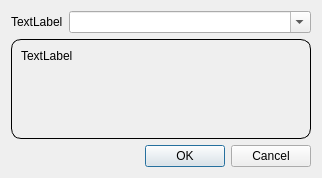
<?xml version="1.0" encoding="UTF-8"?>
<ui version="4.0">
 <class>Dialog</class>
 <widget class="QDialog" name="Dialog">
  <property name="geometry">
   <rect>
    <x>0</x>
    <y>0</y>
    <width>318</width>
    <height>175</height>
   </rect>
  </property>
  <property name="windowTitle">
   <string>Insert new tag</string>
  </property>
  <layout class="QGridLayout" name="gridLayout" columnstretch="0,1">
   <item row="0" column="0">
    <widget class="QLabel" name="label">
     <property name="text">
      <string>TextLabel</string>
     </property>
    </widget>
   </item>
   <item row="0" column="1">
    <widget class="QComboBox" name="combo">
     <property name="editable">
      <bool>true</bool>
     </property>
    </widget>
   </item>
   <item row="1" column="0" colspan="2">
    <widget class="QLabel" name="text">
     <property name="minimumSize">
      <size>
       <width>300</width>
       <height>100</height>
      </size>
     </property>
     <property name="styleSheet">
      <string notr="true">border-style:outset;border-width:1px;border-radius:10px;padding:6px;</string>
     </property>
     <property name="text">
      <string>TextLabel</string>
     </property>
     <property name="alignment">
      <set>Qt::AlignLeading|Qt::AlignLeft|Qt::AlignTop</set>
     </property>
     <property name="wordWrap">
      <bool>true</bool>
     </property>
    </widget>
   </item>
   <item row="2" column="0" colspan="2">
    <widget class="QDialogButtonBox" name="buttons">
     <property name="orientation">
      <enum>Qt::Horizontal</enum>
     </property>
     <property name="standardButtons">
      <set>QDialogButtonBox::Cancel|QDialogButtonBox::Ok</set>
     </property>
    </widget>
   </item>
  </layout>
 </widget>
 <resources/>
 <connections>
  <connection>
   <sender>buttons</sender>
   <signal>accepted()</signal>
   <receiver>Dialog</receiver>
   <slot>accept()</slot>
   <hints>
    <hint type="sourcelabel">
     <x>248</x>
     <y>254</y>
    </hint>
    <hint type="destinationlabel">
     <x>157</x>
     <y>274</y>
    </hint>
   </hints>
  </connection>
  <connection>
   <sender>buttons</sender>
   <signal>rejected()</signal>
   <receiver>Dialog</receiver>
   <slot>reject()</slot>
   <hints>
    <hint type="sourcelabel">
     <x>316</x>
     <y>260</y>
    </hint>
    <hint type="destinationlabel">
     <x>286</x>
     <y>274</y>
    </hint>
   </hints>
  </connection>
  <connection>
   <sender>combo</sender>
   <signal>editTextChanged(QString)</signal>
   <receiver>Dialog</receiver>
   <slot>update()</slot>
   <hints>
    <hint type="sourcelabel">
     <x>184</x>
     <y>18</y>
    </hint>
    <hint type="destinationlabel">
     <x>158</x>
     <y>87</y>
    </hint>
   </hints>
  </connection>
 </connections>
</ui>
